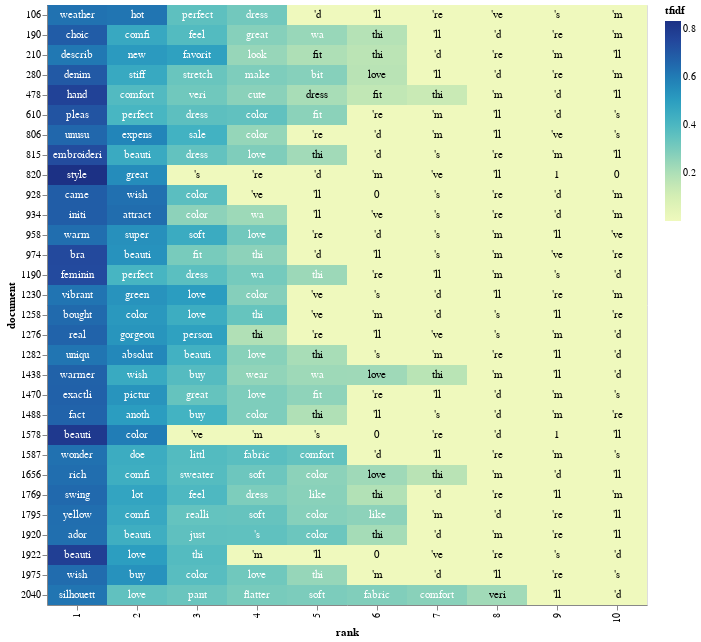

The cell this chart's notebook holds for it:
### Markdown cell above
Some of the most important words in bad reviews are small, cheap, return and poor

### Code cell
df5 = df_idf.loc[df.Cons_rating==5]
df5=df5.loc[df5.max(axis=1)>=0.6]
df51=df5.iloc[0:30,:]

tfidf_df5 = df51.stack().reset_index()
tfidf_df5 = tfidf_df5.rename(columns={0:'tfidf', 'level_0': 'document','level_1': 'term', 'level_2': 'term'})
top_tfidf5 = tfidf_df5.sort_values(by=['document','tfidf'], ascending=[True,False]).groupby(['document']).head(10)


# adding a little randomness to break ties in term ranking
top_tfidf_plusRand = top_tfidf5.copy()
top_tfidf_plusRand['tfidf'] = top_tfidf_plusRand['tfidf'] + np.random.rand(top_tfidf5.shape[0])*0.000001

# base for all visualizations, with rank calculation
base = alt.Chart(top_tfidf_plusRand).encode(
    x = 'rank:O',
    y = 'document:N'
).transform_window(
    rank = "rank()",
    sort = [alt.SortField("tfidf", order="descending")],
    groupby = ["document"],
)

# heatmap specification
heatmap = base.mark_rect().encode(
    color = 'tfidf:Q'
)

# text labels, white for darker heatmap colors
text = base.mark_text(baseline='middle').encode(
    text = 'term:N',
    color = alt.condition(alt.datum.tfidf >= 0.23, alt.value('white'), alt.value('black'))
)

# display the three superimposed visualizations
(heatmap + text).properties(width = 600)

### Figure 1 — Vega-Lite specification as saved in the notebook (floating-point values rounded to 4 significant figures; data arrays with more than 128 entries replaced by an {"elided": "..."} marker saying what was removed)
{"config": {"view": {"continuousWidth": 300, "continuousHeight": 300}}, "layer": [{"mark": {"type": "rect"}, "encoding": {"color": {"field": "tfidf", "type": "quantitative"}, "x": {"field": "rank", "type": "ordinal"}, "y": {"field": "document", "type": "nominal"}}, "transform": [{"window": [{"op": "rank", "field": "", "as": "rank"}], "groupby": ["document"], "sort": [{"field": "tfidf", "order": "descending"}]}]}, {"mark": {"type": "text", "baseline": "middle"}, "encoding": {"color": {"condition": {"test": "(datum.tfidf >= 0.23)", "value": "white"}, "value": "black"}, "text": {"field": "term", "type": "nominal"}, "x": {"field": "rank", "type": "ordinal"}, "y": {"field": "document", "type": "nominal"}}, "transform": [{"window": [{"op": "rank", "field": "", "as": "rank"}], "groupby": ["document"], "sort": [{"field": "tfidf", "order": "descending"}]}]}], "data": {"name": "data-3bc7dee7fa96cc31167d4c7411ba0f52"}, "width": 600, "$schema": "https://vega.github.io/schema/vega-lite/v5.14.1.json", "datasets": {"data-3bc7dee7fa96cc31167d4c7411ba0f52": {"elided": "300 records"}}}
